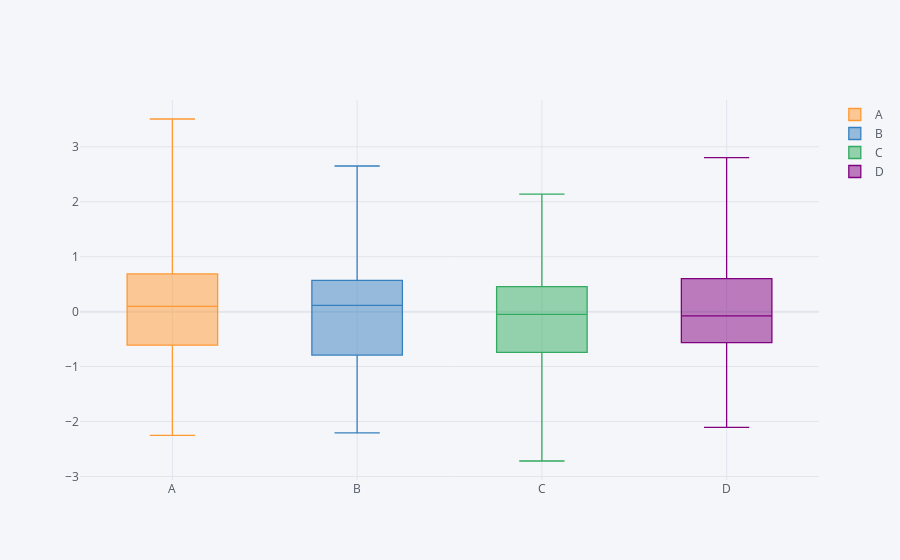

Notebook code cell kept with this figure:
### Code cell
#PLOTLY - BOXPLOT
# Boxplots automatically do an aggregation for distribution
# Can turn columns on or off by switching on and off using plotly or
  # by doing in the line of code itself
df.iplot(kind='box')
